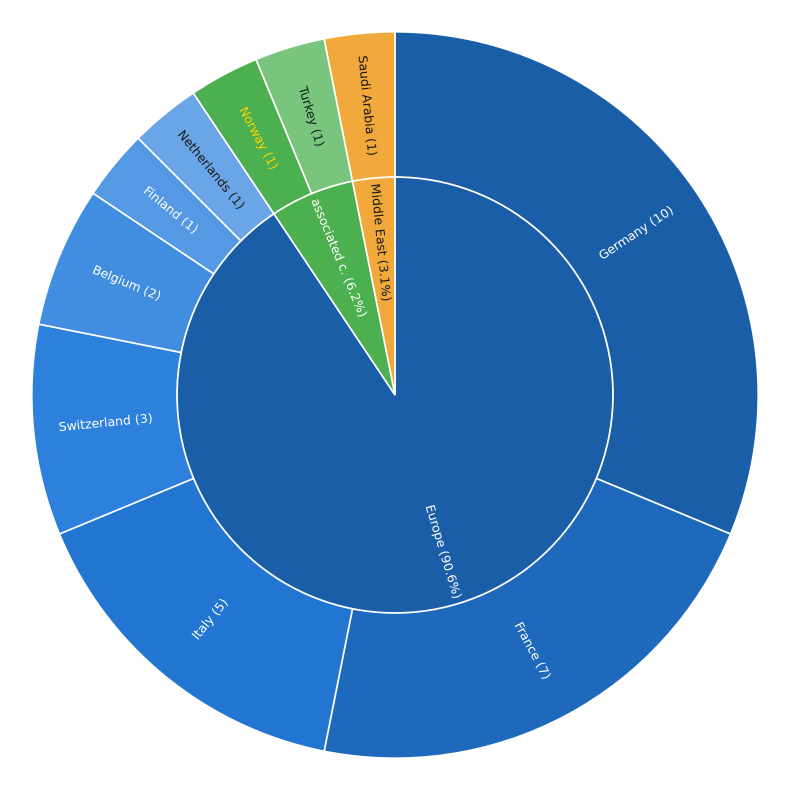
#> input picture CountryOfAffiliation_doublePieChart/charts/AI_4_Seismology.png, 1580 x 1580 px (shown at 1/2 size); its folder holds only this picture in this run
$ python make_overview.py
#> lines starting #> are read from the running program, lines starting #| are printed output that depends on the picture
"""Combine per-sheet chart PNGs (see generate_all_charts.py) into overview
grid montages, each chart labeled with its sheet name.

Usage:
    python make_overview.py

Reads all PNGs from charts/, excludes the combined/master sheets (Everything
already includes those trainings individually), and writes three montages
into overview/:
  - overview_all.png          every remaining chart, alphabetical
  - overview_epos_trainings.png     sheets whose name starts with "EPOS"
  - overview_other_trainings.png    all other (non-EPOS) trainings
"""
import math
from pathlib import Path

from PIL import Image, ImageDraw, ImageFont

PROJECT_DIR = Path(__file__).parent
CHARTS_DIR = PROJECT_DIR / "charts"
OVERVIEW_DIR = PROJECT_DIR / "overview"

EXCLUDED_SHEETS = {
    "AllParticpants",
    "ORFEUS_allParticipants",
    "WP5Participants",
    "EPOS Data Portal Trg 2 (220524)",
}

THUMB_SIZE = 480  # each chart is scaled to THUMB_SIZE x THUMB_SIZE
LABEL_HEIGHT = 56
PADDING = 16
BACKGROUND = "white"


def load_font(size):
#> called with size = 22
    for candidate in (
        "/usr/share/fonts/truetype/dejavu/DejaVuSans-Bold.ttf",
        "/usr/share/fonts/truetype/dejavu/DejaVuSans.ttf",
    ):
        if Path(candidate).exists():
            return ImageFont.truetype(candidate, size)
    return ImageFont.load_default()


LABEL_FONT = load_font(22)


def make_montage(names, output_path, columns=None):
    if not names:
        print(f"Skipping {output_path.name}: no charts to include")
        return

    cols = columns or math.ceil(math.sqrt(len(names)))
    rows = math.ceil(len(names) / cols)

    cell_w = THUMB_SIZE + PADDING
    cell_h = THUMB_SIZE + LABEL_HEIGHT + PADDING
    canvas = Image.new("RGB", (cols * cell_w + PADDING, rows * cell_h + PADDING), BACKGROUND)
#> canvas: PIL image 512x568 RGB; every value is 255
    draw = ImageDraw.Draw(canvas)

    for i, name in enumerate(names):
        row, col = divmod(i, cols)
        x = PADDING + col * cell_w
        y = PADDING + row * cell_h

        img = Image.open(CHARTS_DIR / f"{name}.png").convert("RGB")
        img = img.resize((THUMB_SIZE, THUMB_SIZE), Image.LANCZOS)
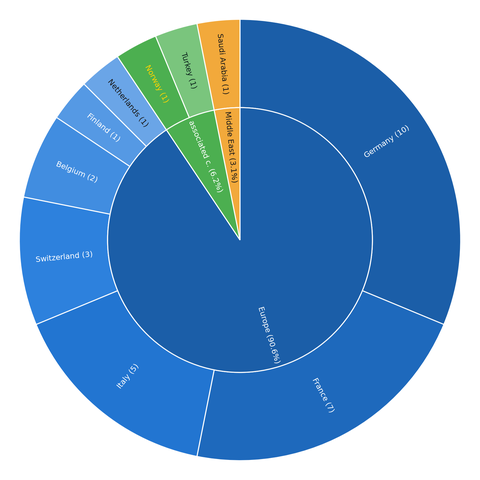
#> img: PIL image 480x480 RGB; mean R, G, B 117.7, 161.9, 202.9
        canvas.paste(img, (x, y))
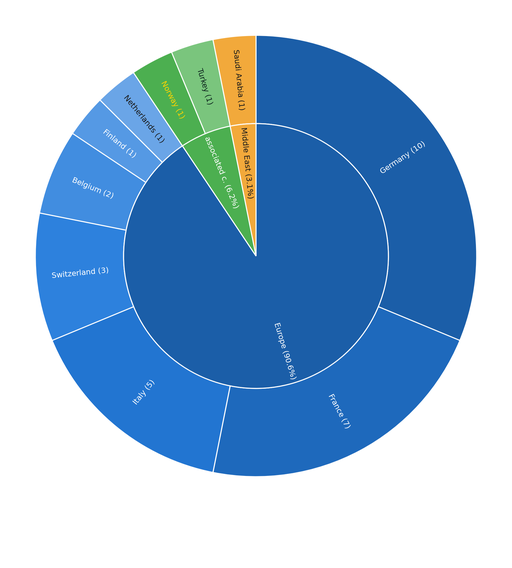
#> canvas: PIL image 512x568 RGB; mean R, G, B 146.2, 181.3, 213.7

        text_bbox = draw.textbbox((0, 0), name, font=LABEL_FONT)
#> text_bbox = (0, 4, 205, 26)
        text_w = text_bbox[2] - text_bbox[0]
#> text_w = 205
        text_x = x + max((THUMB_SIZE - text_w) // 2, 0)
#> text_x = 153
        text_y = y + THUMB_SIZE + (LABEL_HEIGHT - (text_bbox[3] - text_bbox[1])) // 2
#> text_y = 513
        draw.text((text_x, text_y), name, fill="black", font=LABEL_FONT)

    OVERVIEW_DIR.mkdir(exist_ok=True)
    canvas.save(output_path)
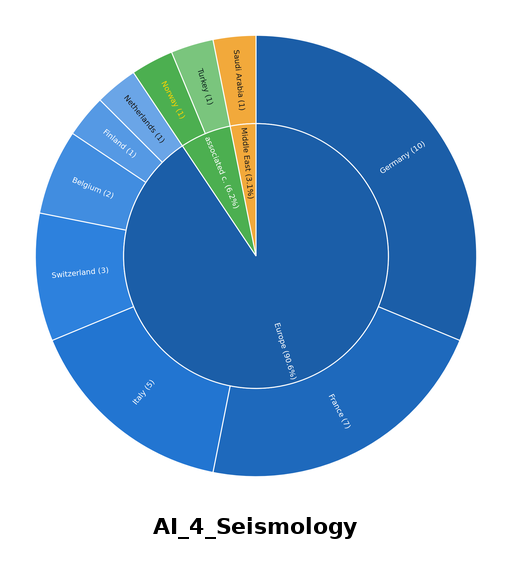
#> saved as overview_all.png: PIL image 512x568 RGB; mean R, G, B 145, 180.1, 212.5
    print(f"{output_path.name}: {len(names)} charts, {cols}x{rows} grid -> {output_path}")


def main():
    available = {p.stem for p in CHARTS_DIR.glob("*.png")}
    names = sorted(available - EXCLUDED_SHEETS)

    epos_names = [n for n in names if n.startswith("EPOS")]
    other_names = [n for n in names if not n.startswith("EPOS")]

    make_montage(names, OVERVIEW_DIR / "overview_all.png")
    make_montage(epos_names, OVERVIEW_DIR / "overview_epos_trainings.png")
    make_montage(other_names, OVERVIEW_DIR / "overview_other_trainings.png")


if __name__ == "__main__":
    main()

$ run again, on CountryOfAffiliation_doublePieChart/charts/EPISODES_Trg.png
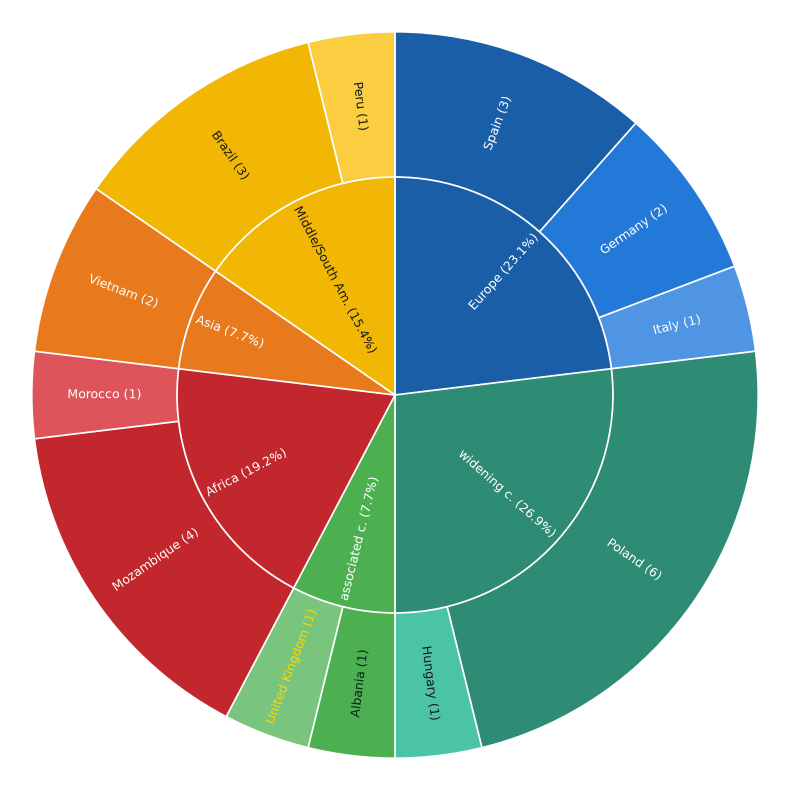
#> input picture CountryOfAffiliation_doublePieChart/charts/EPISODES_Trg.png, 1580 x 1580 px (shown at 1/2 size)
#> in make_montage, `canvas.paste(img, (x, y))`:
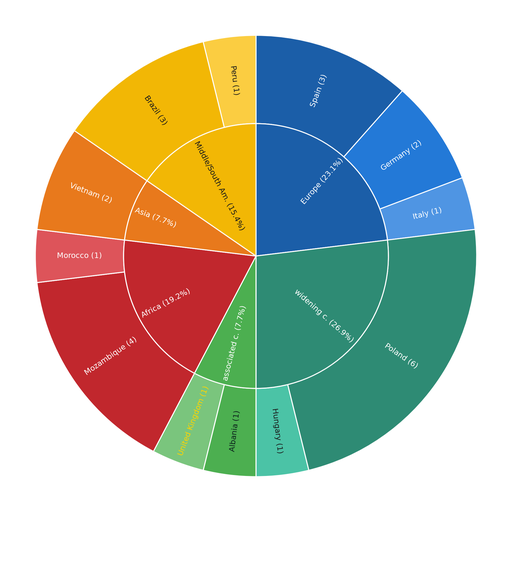
#> canvas: PIL image 512x568 RGB; mean R, G, B 186.3, 187.7, 173.9
#> text_bbox = (0, 5, 173, 26)
#> text_w = 173
#> text_x = 169
#> text_y = 513
#> in make_montage, `canvas.save(output_path)`:
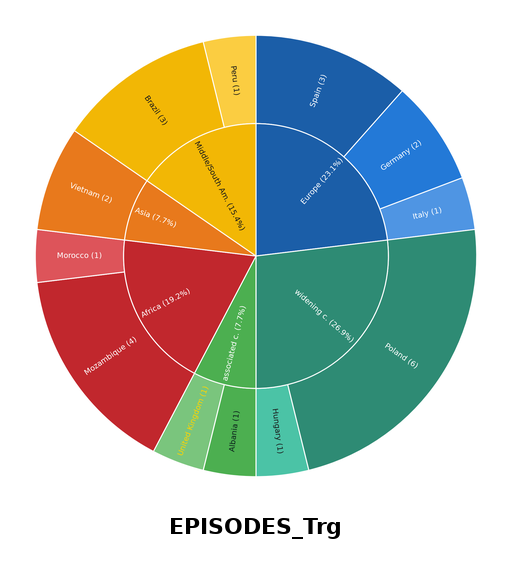
#> saved as overview_all.png: PIL image 512x568 RGB; mean R, G, B 185.3, 186.7, 172.8

$ run again, on CountryOfAffiliation_doublePieChart/charts/EPISODES_WS.png
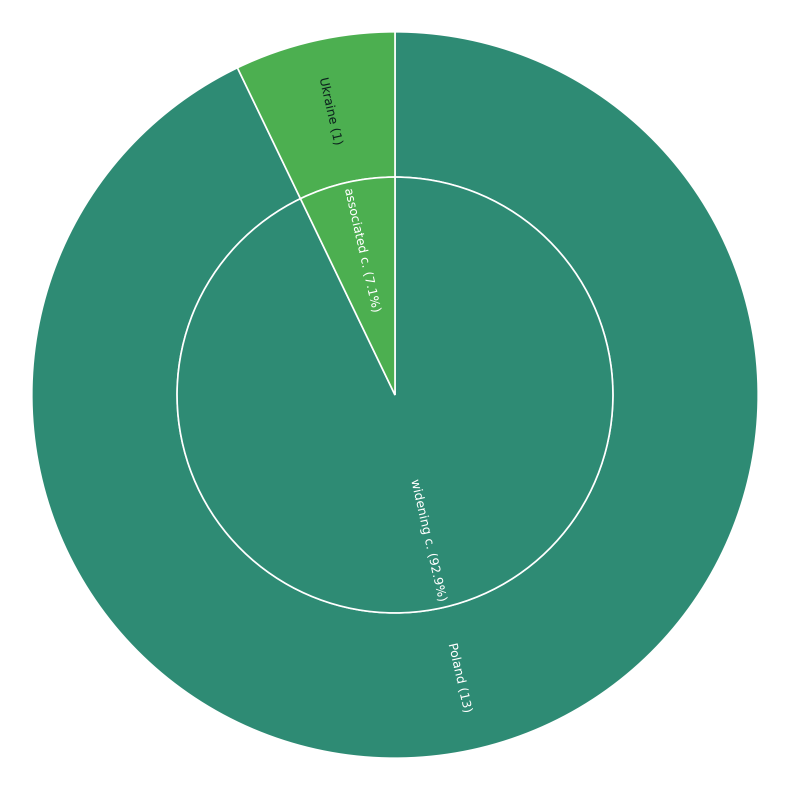
#> input picture CountryOfAffiliation_doublePieChart/charts/EPISODES_WS.png, 1580 x 1580 px (shown at 1/2 size)
#> in make_montage, `canvas.paste(img, (x, y))`:
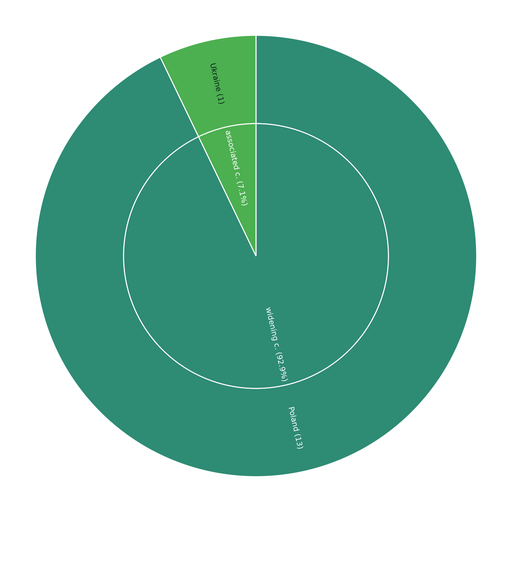
#> canvas: PIL image 512x568 RGB; mean R, G, B 147.7, 196.1, 181.7
#> text_bbox = (0, 5, 174, 26)
#> text_w = 174
#> text_x = 169
#> text_y = 513
#> in make_montage, `canvas.save(output_path)`:
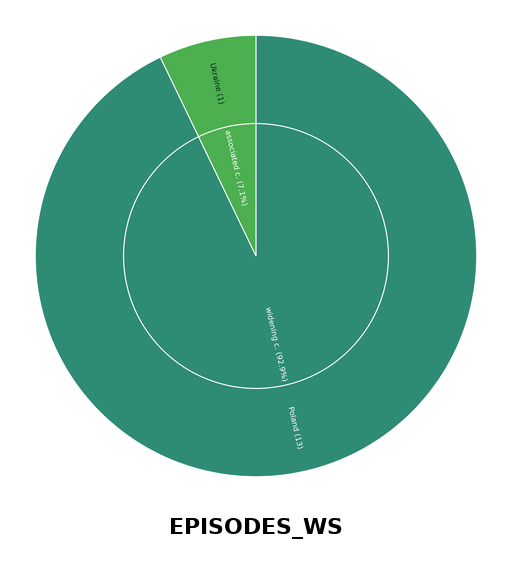
#> saved as overview_all.png: PIL image 512x568 RGB; mean R, G, B 146.7, 195.1, 180.6
